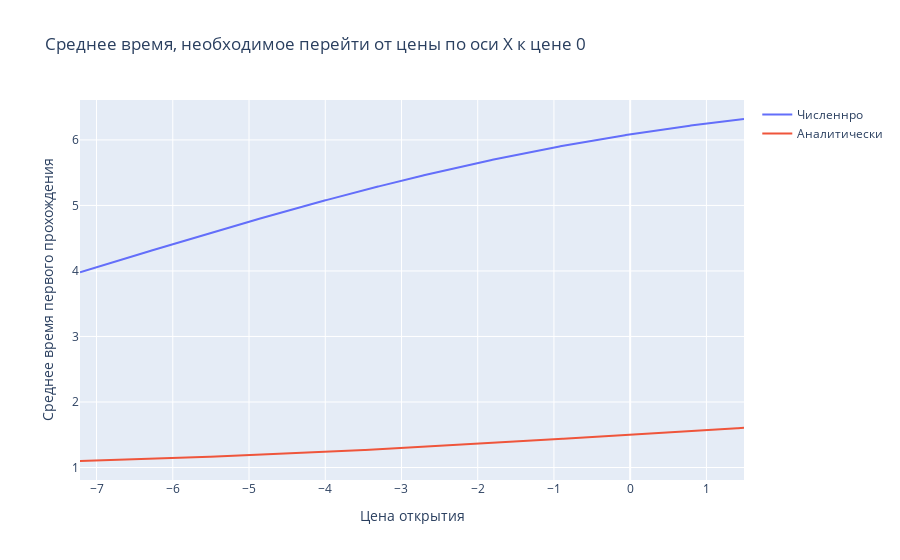

The code cell stored with this chart in its notebook:
### Code cell
analytical = []
for x in init_prices_sol:
    term1 = erf((b - theta * x) / np.sqrt(2 * sigma))
    term2 = erf((0 - theta * x) / np.sqrt(2 * sigma))
    sol = (term1 + term2 + 2)
    analytical.append(sol)
    
fig = go.Figure(data=[
    go.Scatter(x=init_prices_sol, y=solution, name="Численнро"),
    go.Scatter(x=init_prices_sol, y=analytical, name="Аналитически"),
#     go.Scatter(x=init_prices_experiment, y=mean_trading_interval_experiment, name="Метод Монте-Карло"),
])

fig.update_layout(title=f"Среднее время, необходимое перейти от цены по оси X к цене {a}")
fig.update_yaxes(title="Среднее время первого прохождения")
fig.update_xaxes(title="Цена открытия")
fig.show()

### Figure 1 — Plotly figure (JSON) as saved in the notebook; plotly's stock layout.template omitted (floating-point values rounded to 4 significant figures; data arrays with more than 128 entries replaced by an {"elided": "..."} marker saying what was removed)
{"data": [{"name": "Численнро", "type": "scatter", "x": {"elided": "872 float values"}, "y": {"elided": "872 float values"}}, {"name": "Аналитически", "type": "scatter", "x": {"elided": "872 float values"}, "y": {"elided": "872 float values"}}], "layout": {"autosize": true, "title": {"text": "Среднее время, необходимое перейти от цены по оси X к цене 0"}, "xaxis": {"autorange": true, "range": [-7.217, 1.493], "title": {"text": "Цена открытия"}, "type": "linear"}, "yaxis": {"autorange": true, "range": [0.8092, 6.609], "title": {"text": "Среднее время первого прохождения"}, "type": "linear"}}}
